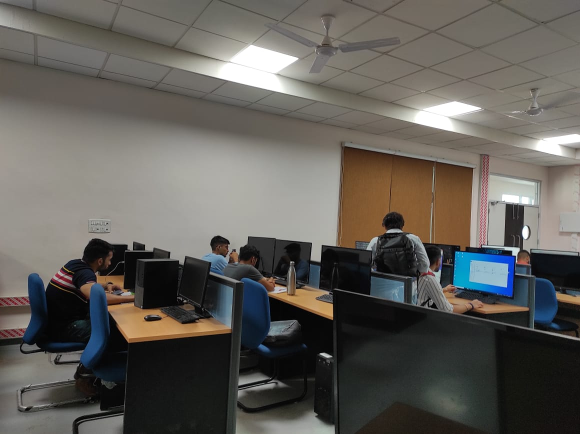
#> input picture image1.jpeg, 1160 x 868 px (shown at 1/2 size)
$ python main.py --video image1.jpeg --image image2.jpeg
#> lines starting #> are read from the running program, lines starting #| are printed output that depends on the picture
import cv2
# import dlib
import imutils
import numpy as np
import argparse
#frame
def detect(frame):
    bounding_box_cordinates, weights =  HOGCV.detectMultiScale(frame, winStride = (4, 4), padding = (8, 8), scale = 0.5)

    # gray=cv2.cvtColor(frame, cv2.COLOR_BGR2GRAY)
    # faces=detector(gray)
    person = 1
    # for face in faces:
    #     x, y=face.left(), face.top()
    #     w, h=face.right(), face.bottom()
    for x,y,w,h in bounding_box_cordinates:
        cv2.rectangle(frame, (x,y), (w,h), (0,255,0), 2)
        cv2.putText(frame, f'person {person}', (x,y), cv2.FONT_HERSHEY_SIMPLEX, 0.5, (0,0,255), 1)
        person += 1

    cv2.putText(frame, 'Status : Detecting ', (40,40), cv2.FONT_HERSHEY_DUPLEX, 0.8, (255,0,0), 2)
    cv2.putText(frame, f'Total Persons : {person-1}', (40,70), cv2.FONT_HERSHEY_DUPLEX, 0.8, (255,0,0), 2)
    cv2.imshow('output', frame)

    return frame

def detectByPathVideo(path, writer):

    video = cv2.VideoCapture(path)
    check, frame = video.read()
    if check == False:
        print('Video Not Found. Please Enter a Valid Path (Full path of Video Should be Provided).')
        return

    print('Detecting people...')
    while video.isOpened():
        #check is True if reading was successful
        check, frame =  video.read()

        if check:
            frame = imutils.resize(frame , width=min(800,frame.shape[1]))
            frame = detect(frame)

            if writer is not None:
                writer.write(frame)

            key = cv2.waitKey(1)
            if key== ord('q'):
                break
        else:
            break
    video.release()
    cv2.destroyAllWindows()

def detectByCamera(writer):
    video = cv2.VideoCapture(0)
    print('Detecting people...')

    while True:
        check, frame = video.read()

        frame = detect(frame)
        if writer is not None:
            writer.write(frame)

        key = cv2.waitKey(1)
        if key == ord('q'):
                break

    video.release()
    cv2.destroyAllWindows()

def detectByPathImage(path, output_path):
    image = cv2.imread(path)

    image = imutils.resize(image, width = min(800, image.shape[1]))

    result_image = detect(image)

    if output_path is not None:
        cv2.imwrite(output_path, result_image)

    cv2.waitKey(0)
    cv2.destroyAllWindows()


def humanDetector(args):
    image_path = args["image"]
    video_path = args['video']
    if str(args["camera"]) == 'true' : camera = True
    else : camera = False

    writer = None
    if args['output'] is not None and image_path is None:
        writer = cv2.VideoWriter(args['output'],cv2.VideoWriter_fourcc(*'MJPG'), 10, (600,600))

    if camera:
        print('[INFO] Opening Web Cam.')
        detectByCamera(writer)
    elif video_path is not None:
        print('[INFO] Opening Video from path.')
        detectByPathVideo(video_path, writer)
#> in detectByPathVideo, frame is the input picture: shape (868, 1160, 3); mean B, G, R 88.5, 93.6, 96.7
#> in detectByPathVideo, `frame = imutils.resize(frame , width=min(800,frame.shape[1]))`:
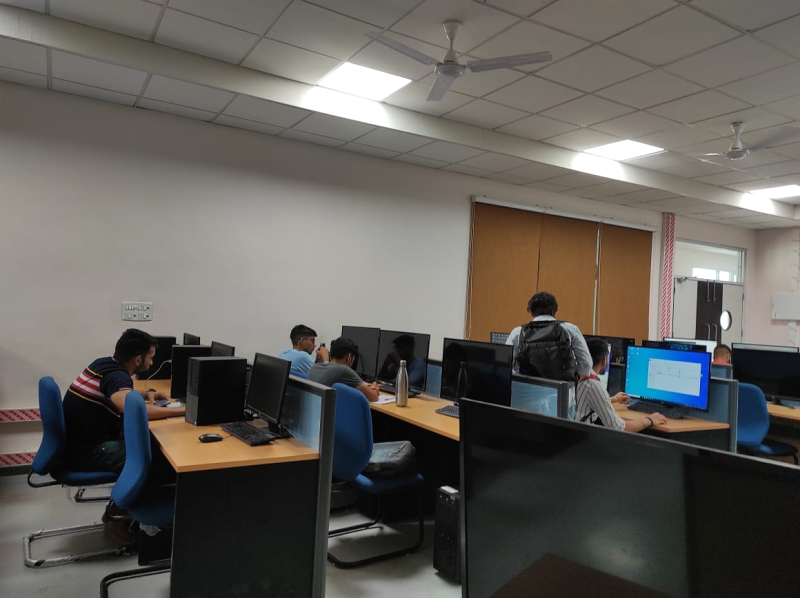
#> frame: shape (598, 800, 3); mean B, G, R 88.5, 93.6, 96.7
#> in detect, `bounding_box_cordinates, weights =  HOGCV.detectMultiScale(frame, winS..`: bounding_box_cordinates = ()
#> after the loop in detect, `for x,y,w,h in bounding_box_cordinates:`: person = 1
#> in detect, `cv2.putText(frame, f'Total Persons : {person-1}', (40,70), cv2.FONT_HE..`:
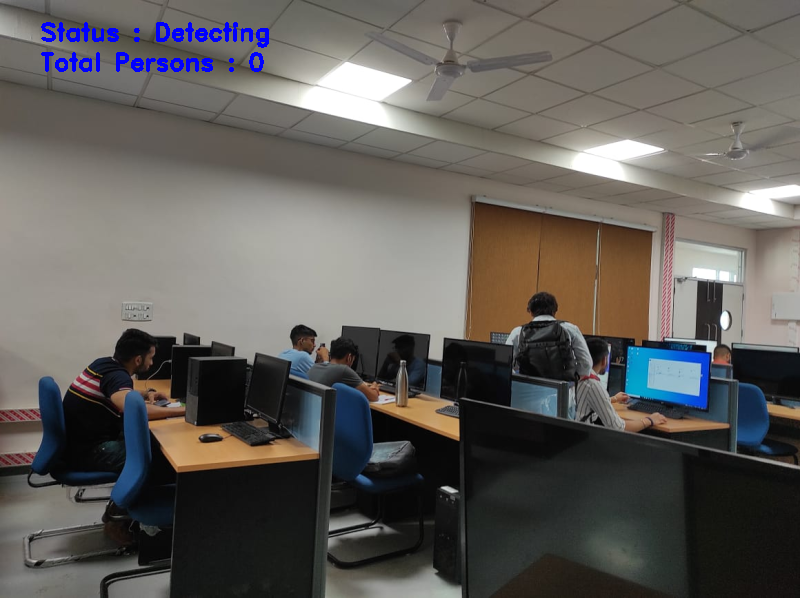
#> frame: shape (598, 800, 3); mean B, G, R 89.6, 92.9, 95.9
#> (key q is pressed here)
    elif image_path is not None:
        print('[INFO] Opening Image from path.')
        detectByPathImage(image_path, args['output'])

def argsParser():
    arg_parse = argparse.ArgumentParser()
    arg_parse.add_argument("-v", "--video", default=None, help="path to Video File ")#command
    arg_parse.add_argument("-i", "--image", default=None, help="path to Image File ")#command
    arg_parse.add_argument("-c", "--camera", default=False, help="Set true if you want to use the camera.")#command
    arg_parse.add_argument("-o", "--output", type=str, help="path to optional output video file")#command
    args = vars(arg_parse.parse_args())

    return args

if __name__ == "__main__":
    HOGCV = cv2.HOGDescriptor()
    HOGCV.setSVMDetector(cv2.HOGDescriptor_getDefaultPeopleDetector())
    # detector= dlib.get_frontal_face_detector()
    args = argsParser()
    humanDetector(args)

#main module of the system
